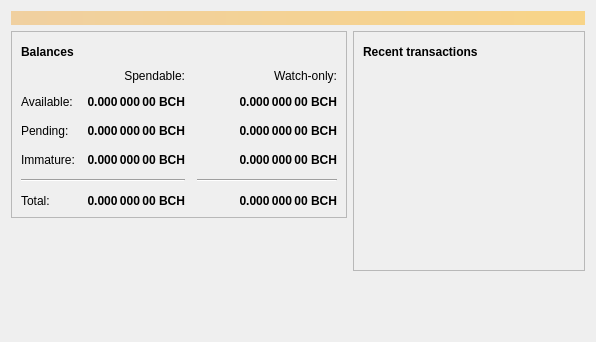
<?xml version="1.0" encoding="UTF-8"?>
<ui version="4.0">
 <class>OverviewPage</class>
 <widget class="QWidget" name="OverviewPage">
  <property name="geometry">
   <rect>
    <x>0</x>
    <y>0</y>
    <width>596</width>
    <height>342</height>
   </rect>
  </property>
  <property name="windowTitle">
   <string>Form</string>
  </property>
  <layout class="QVBoxLayout" name="topLayout">
   <item>
    <widget class="QLabel" name="labelAlerts">
     <property name="visible">
      <bool>false</bool>
     </property>
     <property name="styleSheet">
      <string notr="true">background-color: qlineargradient(x1: 0, y1: 0, x2: 1, y2: 0, stop:0 #F0D0A0, stop:1 #F8D488); color:#000000;</string>
     </property>
     <property name="wordWrap">
      <bool>true</bool>
     </property>
     <property name="margin">
      <number>3</number>
     </property>
    </widget>
   </item>
   <item>
    <layout class="QHBoxLayout" name="horizontalLayout" stretch="1,1">
     <item>
      <layout class="QVBoxLayout" name="verticalLayout_2">
       <item>
        <widget class="QFrame" name="frame">
         <property name="frameShape">
          <enum>QFrame::StyledPanel</enum>
         </property>
         <property name="frameShadow">
          <enum>QFrame::Raised</enum>
         </property>
         <layout class="QVBoxLayout" name="verticalLayout_4">
          <item>
           <layout class="QHBoxLayout" name="horizontalLayout_4">
            <item>
             <widget class="QLabel" name="label_5">
              <property name="font">
               <font>
                <weight>75</weight>
                <bold>true</bold>
               </font>
              </property>
              <property name="text">
               <string>Balances</string>
              </property>
             </widget>
            </item>
            <item>
             <widget class="QPushButton" name="labelWalletStatus">
              <property name="enabled">
               <bool>false</bool>
              </property>
              <property name="maximumSize">
               <size>
                <width>30</width>
                <height>16777215</height>
               </size>
              </property>
              <property name="toolTip">
               <string>The displayed information may be out of date. Your wallet automatically synchronizes with the Tripone network after a connection is established, but this process has not completed yet.</string>
              </property>
              <property name="text">
               <string/>
              </property>
              <property name="icon">
               <iconset resource="../tripone.qrc">
                <normaloff>:/icons/warning</normaloff>
                <disabledoff>:/icons/warning</disabledoff>:/icons/warning</iconset>
              </property>
              <property name="iconSize">
               <size>
                <width>24</width>
                <height>24</height>
               </size>
              </property>
              <property name="flat">
               <bool>true</bool>
              </property>
             </widget>
            </item>
            <item>
             <spacer name="horizontalSpacer_3">
              <property name="orientation">
               <enum>Qt::Horizontal</enum>
              </property>
              <property name="sizeHint" stdset="0">
               <size>
                <width>40</width>
                <height>20</height>
               </size>
              </property>
             </spacer>
            </item>
           </layout>
          </item>
          <item>
           <layout class="QGridLayout" name="gridLayout">
            <property name="spacing">
             <number>12</number>
            </property>
            <item row="2" column="2">
             <widget class="QLabel" name="labelWatchPending">
              <property name="font">
               <font>
                <weight>75</weight>
                <bold>true</bold>
               </font>
              </property>
              <property name="cursor">
               <cursorShape>IBeamCursor</cursorShape>
              </property>
              <property name="toolTip">
               <string>Unconfirmed transactions to watch-only addresses</string>
              </property>
              <property name="text">
               <string notr="true">0.000 000 00 BCH</string>
              </property>
              <property name="alignment">
               <set>Qt::AlignRight|Qt::AlignTrailing|Qt::AlignVCenter</set>
              </property>
              <property name="textInteractionFlags">
               <set>Qt::LinksAccessibleByMouse|Qt::TextSelectableByKeyboard|Qt::TextSelectableByMouse</set>
              </property>
             </widget>
            </item>
            <item row="2" column="1">
             <widget class="QLabel" name="labelUnconfirmed">
              <property name="font">
               <font>
                <weight>75</weight>
                <bold>true</bold>
               </font>
              </property>
              <property name="cursor">
               <cursorShape>IBeamCursor</cursorShape>
              </property>
              <property name="toolTip">
               <string>Total of transactions that have yet to be confirmed, and do not yet count toward the spendable balance</string>
              </property>
              <property name="text">
               <string notr="true">0.000 000 00 BCH</string>
              </property>
              <property name="alignment">
               <set>Qt::AlignRight|Qt::AlignTrailing|Qt::AlignVCenter</set>
              </property>
              <property name="textInteractionFlags">
               <set>Qt::LinksAccessibleByMouse|Qt::TextSelectableByKeyboard|Qt::TextSelectableByMouse</set>
              </property>
             </widget>
            </item>
            <item row="3" column="2">
             <widget class="QLabel" name="labelWatchImmature">
              <property name="font">
               <font>
                <weight>75</weight>
                <bold>true</bold>
               </font>
              </property>
              <property name="cursor">
               <cursorShape>IBeamCursor</cursorShape>
              </property>
              <property name="toolTip">
               <string>Mined balance in watch-only addresses that has not yet matured</string>
              </property>
              <property name="text">
               <string notr="true">0.000 000 00 BCH</string>
              </property>
              <property name="alignment">
               <set>Qt::AlignRight|Qt::AlignTrailing|Qt::AlignVCenter</set>
              </property>
              <property name="textInteractionFlags">
               <set>Qt::LinksAccessibleByMouse|Qt::TextSelectableByKeyboard|Qt::TextSelectableByMouse</set>
              </property>
             </widget>
            </item>
            <item row="4" column="0" colspan="2">
             <widget class="Line" name="line">
              <property name="orientation">
               <enum>Qt::Horizontal</enum>
              </property>
             </widget>
            </item>
            <item row="4" column="2">
             <widget class="Line" name="lineWatchBalance">
              <property name="sizePolicy">
               <sizepolicy hsizetype="Preferred" vsizetype="Fixed">
                <horstretch>0</horstretch>
                <verstretch>0</verstretch>
               </sizepolicy>
              </property>
              <property name="minimumSize">
               <size>
                <width>140</width>
                <height>0</height>
               </size>
              </property>
              <property name="orientation">
               <enum>Qt::Horizontal</enum>
              </property>
             </widget>
            </item>
            <item row="5" column="0">
             <widget class="QLabel" name="labelTotalText">
              <property name="text">
               <string>Total:</string>
              </property>
             </widget>
            </item>
            <item row="3" column="1">
             <widget class="QLabel" name="labelImmature">
              <property name="font">
               <font>
                <weight>75</weight>
                <bold>true</bold>
               </font>
              </property>
              <property name="cursor">
               <cursorShape>IBeamCursor</cursorShape>
              </property>
              <property name="toolTip">
               <string>Mined balance that has not yet matured</string>
              </property>
              <property name="text">
               <string notr="true">0.000 000 00 BCH</string>
              </property>
              <property name="alignment">
               <set>Qt::AlignRight|Qt::AlignTrailing|Qt::AlignVCenter</set>
              </property>
              <property name="textInteractionFlags">
               <set>Qt::LinksAccessibleByMouse|Qt::TextSelectableByKeyboard|Qt::TextSelectableByMouse</set>
              </property>
             </widget>
            </item>
            <item row="2" column="3">
             <spacer name="horizontalSpacer_2">
              <property name="orientation">
               <enum>Qt::Horizontal</enum>
              </property>
              <property name="sizeHint" stdset="0">
               <size>
                <width>40</width>
                <height>20</height>
               </size>
              </property>
             </spacer>
            </item>
            <item row="3" column="0">
             <widget class="QLabel" name="labelImmatureText">
              <property name="text">
               <string>Immature:</string>
              </property>
             </widget>
            </item>
            <item row="5" column="1">
             <widget class="QLabel" name="labelTotal">
              <property name="font">
               <font>
                <weight>75</weight>
                <bold>true</bold>
               </font>
              </property>
              <property name="cursor">
               <cursorShape>IBeamCursor</cursorShape>
              </property>
              <property name="toolTip">
               <string>Your current total balance</string>
              </property>
              <property name="text">
               <string notr="true">0.000 000 00 BCH</string>
              </property>
              <property name="alignment">
               <set>Qt::AlignRight|Qt::AlignTrailing|Qt::AlignVCenter</set>
              </property>
              <property name="textInteractionFlags">
               <set>Qt::LinksAccessibleByMouse|Qt::TextSelectableByKeyboard|Qt::TextSelectableByMouse</set>
              </property>
             </widget>
            </item>
            <item row="5" column="2">
             <widget class="QLabel" name="labelWatchTotal">
              <property name="font">
               <font>
                <weight>75</weight>
                <bold>true</bold>
               </font>
              </property>
              <property name="cursor">
               <cursorShape>IBeamCursor</cursorShape>
              </property>
              <property name="toolTip">
               <string>Current total balance in watch-only addresses</string>
              </property>
              <property name="text">
               <string notr="true">0.000 000 00 BCH</string>
              </property>
              <property name="alignment">
               <set>Qt::AlignRight|Qt::AlignTrailing|Qt::AlignVCenter</set>
              </property>
              <property name="textInteractionFlags">
               <set>Qt::LinksAccessibleByMouse|Qt::TextSelectableByKeyboard|Qt::TextSelectableByMouse</set>
              </property>
             </widget>
            </item>
            <item row="0" column="2">
             <widget class="QLabel" name="labelWatchonly">
              <property name="text">
               <string>Watch-only:</string>
              </property>
              <property name="alignment">
               <set>Qt::AlignRight|Qt::AlignTrailing|Qt::AlignVCenter</set>
              </property>
             </widget>
            </item>
            <item row="1" column="0">
             <widget class="QLabel" name="labelBalanceText">
              <property name="text">
               <string>Available:</string>
              </property>
             </widget>
            </item>
            <item row="1" column="1">
             <widget class="QLabel" name="labelBalance">
              <property name="font">
               <font>
                <weight>75</weight>
                <bold>true</bold>
               </font>
              </property>
              <property name="cursor">
               <cursorShape>IBeamCursor</cursorShape>
              </property>
              <property name="toolTip">
               <string>Your current spendable balance</string>
              </property>
              <property name="text">
               <string notr="true">0.000 000 00 BCH</string>
              </property>
              <property name="alignment">
               <set>Qt::AlignRight|Qt::AlignTrailing|Qt::AlignVCenter</set>
              </property>
              <property name="textInteractionFlags">
               <set>Qt::LinksAccessibleByMouse|Qt::TextSelectableByKeyboard|Qt::TextSelectableByMouse</set>
              </property>
             </widget>
            </item>
            <item row="1" column="2">
             <widget class="QLabel" name="labelWatchAvailable">
              <property name="font">
               <font>
                <weight>75</weight>
                <bold>true</bold>
               </font>
              </property>
              <property name="cursor">
               <cursorShape>IBeamCursor</cursorShape>
              </property>
              <property name="toolTip">
               <string>Your current balance in watch-only addresses</string>
              </property>
              <property name="text">
               <string notr="true">0.000 000 00 BCH</string>
              </property>
              <property name="alignment">
               <set>Qt::AlignRight|Qt::AlignTrailing|Qt::AlignVCenter</set>
              </property>
              <property name="textInteractionFlags">
               <set>Qt::LinksAccessibleByMouse|Qt::TextSelectableByKeyboard|Qt::TextSelectableByMouse</set>
              </property>
             </widget>
            </item>
            <item row="2" column="0">
             <widget class="QLabel" name="labelPendingText">
              <property name="text">
               <string>Pending:</string>
              </property>
             </widget>
            </item>
            <item row="0" column="1">
             <widget class="QLabel" name="labelSpendable">
              <property name="text">
               <string>Spendable:</string>
              </property>
              <property name="alignment">
               <set>Qt::AlignRight|Qt::AlignTrailing|Qt::AlignVCenter</set>
              </property>
             </widget>
            </item>
           </layout>
          </item>
         </layout>
        </widget>
       </item>
       <item>
        <spacer name="verticalSpacer">
         <property name="orientation">
          <enum>Qt::Vertical</enum>
         </property>
         <property name="sizeHint" stdset="0">
          <size>
           <width>20</width>
           <height>40</height>
          </size>
         </property>
        </spacer>
       </item>
      </layout>
     </item>
     <item>
      <layout class="QVBoxLayout" name="verticalLayout_3">
       <item>
        <widget class="QFrame" name="frame_2">
         <property name="frameShape">
          <enum>QFrame::StyledPanel</enum>
         </property>
         <property name="frameShadow">
          <enum>QFrame::Raised</enum>
         </property>
         <layout class="QVBoxLayout" name="verticalLayout">
          <item>
           <layout class="QHBoxLayout" name="horizontalLayout_2">
            <item>
             <widget class="QLabel" name="label_4">
              <property name="font">
               <font>
                <weight>75</weight>
                <bold>true</bold>
               </font>
              </property>
              <property name="text">
               <string>Recent transactions</string>
              </property>
             </widget>
            </item>
            <item>
             <widget class="QPushButton" name="labelTransactionsStatus">
              <property name="enabled">
               <bool>false</bool>
              </property>
              <property name="maximumSize">
               <size>
                <width>30</width>
                <height>16777215</height>
               </size>
              </property>
              <property name="toolTip">
               <string>The displayed information may be out of date. Your wallet automatically synchronizes with the Tripone network after a connection is established, but this process has not completed yet.</string>
              </property>
              <property name="text">
               <string/>
              </property>
              <property name="icon">
               <iconset resource="../tripone.qrc">
                <normaloff>:/icons/warning</normaloff>
                <disabledoff>:/icons/warning</disabledoff>:/icons/warning</iconset>
              </property>
              <property name="iconSize">
               <size>
                <width>24</width>
                <height>24</height>
               </size>
              </property>
              <property name="flat">
               <bool>true</bool>
              </property>
             </widget>
            </item>
            <item>
             <spacer name="horizontalSpacer">
              <property name="orientation">
               <enum>Qt::Horizontal</enum>
              </property>
              <property name="sizeHint" stdset="0">
               <size>
                <width>40</width>
                <height>20</height>
               </size>
              </property>
             </spacer>
            </item>
           </layout>
          </item>
          <item>
           <widget class="QListView" name="listTransactions">
            <property name="styleSheet">
             <string notr="true">QListView { background: transparent; }</string>
            </property>
            <property name="frameShape">
             <enum>QFrame::NoFrame</enum>
            </property>
            <property name="verticalScrollBarPolicy">
             <enum>Qt::ScrollBarAlwaysOff</enum>
            </property>
            <property name="horizontalScrollBarPolicy">
             <enum>Qt::ScrollBarAlwaysOff</enum>
            </property>
            <property name="selectionMode">
             <enum>QAbstractItemView::NoSelection</enum>
            </property>
           </widget>
          </item>
         </layout>
        </widget>
       </item>
       <item>
        <spacer name="verticalSpacer_2">
         <property name="orientation">
          <enum>Qt::Vertical</enum>
         </property>
         <property name="sizeHint" stdset="0">
          <size>
           <width>20</width>
           <height>40</height>
          </size>
         </property>
        </spacer>
       </item>
      </layout>
     </item>
    </layout>
   </item>
  </layout>
 </widget>
 <resources/>
 <connections/>
</ui>
